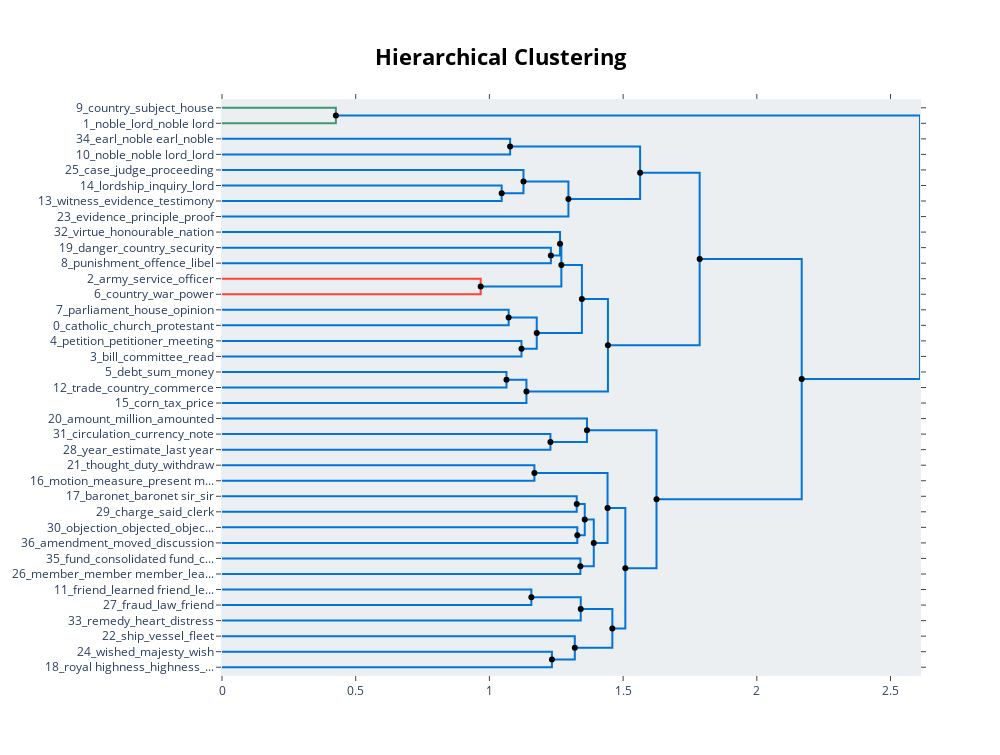

The cell this chart's notebook holds for it:
### Code cell
model.visualize_hierarchy(hierarchical_topics=hierarchical_topics)

### Figure 1 — Plotly figure (JSON) as saved in the notebook; plotly's stock layout.template omitted (floating-point values rounded to 4 significant figures)
{"data": [{"hoverinfo": "text", "marker": {"color": "rgb(61,153,112)"}, "mode": "lines", "text": ["debt_sum_money_year_tax", "", "", "trade_country_commerce_colony_state"], "x": [0.0, 0.4258, 0.4258, 0.0], "xaxis": "x", "y": [-5.0, -5.0, -15.0, -15.0], "yaxis": "y", "type": "scatter"}, {"hoverinfo": "text", "marker": {"color": "rgb(0,116,217)"}, "mode": "lines", "text": ["corn_tax_price_irish_grain", "", "", "debt_trade_country_sum_year"], "x": [0.0, 1.077, 1.077, 0.0], "xaxis": "x", "y": [-25.0, -25.0, -35.0, -35.0], "yaxis": "y", "type": "scatter"}, {"hoverinfo": "text", "marker": {"color": "rgb(0,116,217)"}, "mode": "lines", "text": ["tax_country_trade_year_debt", "", "", "circulation_currency_note_paper_gold"], "x": [0.0, 1.046, 1.046, 0.0], "xaxis": "x", "y": [-55.0, -55.0, -65.0, -65.0], "yaxis": "y", "type": "scatter"}, {"hoverinfo": "text", "marker": {"color": "rgb(0,116,217)"}, "mode": "lines", "text": ["country_tax_trade_year_price", "", "", "year_estimate_last year_loan_last"], "x": [0.0, 1.127, 1.127, 1.046], "xaxis": "x", "y": [-45.0, -45.0, -60.0, -60.0], "yaxis": "y", "type": "scatter"}, {"hoverinfo": "text", "marker": {"color": "rgb(0,116,217)"}, "mode": "lines", "text": ["amount_million_amounted_beer_including", "", "", "year_country_tax_trade_price"], "x": [1.127, 1.295, 1.295, 0.0], "xaxis": "x", "y": [-52.5, -52.5, -75.0, -75.0], "yaxis": "y", "type": "scatter"}, {"hoverinfo": "text", "marker": {"color": "rgb(0,116,217)"}, "mode": "lines", "text": ["country_war_power_government_nation", "", "", "army_service_officer_military_men"], "x": [1.077, 1.564, 1.564, 1.295], "xaxis": "x", "y": [-30.0, -30.0, -63.75, -63.75], "yaxis": "y", "type": "scatter"}, {"hoverinfo": "text", "marker": {"color": "rgb(0,116,217)"}, "mode": "lines", "text": ["noble_lord_noble lord_subject_house", "", "", "country_subject_house_lord_said"], "x": [0.0, 1.23, 1.23, 0.0], "xaxis": "x", "y": [-95.0, -95.0, -105.0, -105.0], "yaxis": "y", "type": "scatter"}, {"hoverinfo": "text", "marker": {"color": "rgb(0,116,217)"}, "mode": "lines", "text": ["lord_noble_country_subject_house", "", "", "catholic_church_protestant_religion_clergy"], "x": [0.0, 1.264, 1.264, 1.23], "xaxis": "x", "y": [-85.0, -85.0, -100.0, -100.0], "yaxis": "y", "type": "scatter"}, {"hoverinfo": "text", "marker": {"color": "rgb(255,65,54)"}, "mode": "lines", "text": ["army_country_war_service_officer", "", "", "lord_country_subject_noble_house"], "x": [0.0, 0.9673, 0.9673, 0.0], "xaxis": "x", "y": [-115.0, -115.0, -125.0, -125.0], "yaxis": "y", "type": "scatter"}, {"hoverinfo": "text", "marker": {"color": "rgb(0,116,217)"}, "mode": "lines", "text": ["country_lord_subject_noble_said", "", "", "parliament_house_opinion_government_principle"], "x": [1.264, 1.269, 1.269, 0.9673], "xaxis": "x", "y": [-92.5, -92.5, -120.0, -120.0], "yaxis": "y", "type": "scatter"}, {"hoverinfo": "text", "marker": {"color": "rgb(0,116,217)"}, "mode": "lines", "text": ["punishment_offence_libel_law_crime", "", "", "country_lord_subject_noble_house"], "x": [0.0, 1.072, 1.072, 0.0], "xaxis": "x", "y": [-135.0, -135.0, -145.0, -145.0], "yaxis": "y", "type": "scatter"}, {"hoverinfo": "text", "marker": {"color": "rgb(0,116,217)"}, "mode": "lines", "text": ["bill_committee_read_second_time", "", "", "petition_petitioner_meeting_presented_presented petition"], "x": [0.0, 1.12, 1.12, 0.0], "xaxis": "x", "y": [-155.0, -155.0, -165.0, -165.0], "yaxis": "y", "type": "scatter"}, {"hoverinfo": "text", "marker": {"color": "rgb(0,116,217)"}, "mode": "lines", "text": ["country_lord_subject_noble_said", "", "", "bill_petition_committee_meeting_petitioner"], "x": [1.072, 1.177, 1.177, 1.12], "xaxis": "x", "y": [-140.0, -140.0, -160.0, -160.0], "yaxis": "y", "type": "scatter"}, {"hoverinfo": "text", "marker": {"color": "rgb(0,116,217)"}, "mode": "lines", "text": ["danger_country_security_dangerous_safety", "", "", "country_bill_subject_lord_said"], "x": [1.269, 1.346, 1.346, 1.177], "xaxis": "x", "y": [-106.2, -106.2, -150.0, -150.0], "yaxis": "y", "type": "scatter"}, {"hoverinfo": "text", "marker": {"color": "rgb(0,116,217)"}, "mode": "lines", "text": ["witness_evidence_testimony_lordship_bar", "", "", "lordship_inquiry_lord_question_noble"], "x": [0.0, 1.064, 1.064, 0.0], "xaxis": "x", "y": [-175.0, -175.0, -185.0, -185.0], "yaxis": "y", "type": "scatter"}, {"hoverinfo": "text", "marker": {"color": "rgb(0,116,217)"}, "mode": "lines", "text": ["witness_lordship_evidence_testimony_counsel", "", "", "case_judge_proceeding_lordship_justice"], "x": [1.064, 1.138, 1.138, 0.0], "xaxis": "x", "y": [-180.0, -180.0, -195.0, -195.0], "yaxis": "y", "type": "scatter"}, {"hoverinfo": "text", "marker": {"color": "rgb(0,116,217)"}, "mode": "lines", "text": ["evidence_principle_proof_however_answer", "", "", "witness_lordship_evidence_case_testimony"], "x": [1.346, 1.443, 1.443, 1.138], "xaxis": "x", "y": [-128.1, -128.1, -187.5, -187.5], "yaxis": "y", "type": "scatter"}, {"hoverinfo": "text", "marker": {"color": "rgb(0,116,217)"}, "mode": "lines", "text": ["noble_noble lord_lord_duke_earl", "", "", "earl_noble earl_noble_earl opposite_marquis"], "x": [1.564, 1.786, 1.786, 1.443], "xaxis": "x", "y": [-46.88, -46.88, -157.8, -157.8], "yaxis": "y", "type": "scatter"}, {"hoverinfo": "text", "marker": {"color": "rgb(0,116,217)"}, "mode": "lines", "text": ["witness_lordship_evidence_case_testimony", "", "", "noble_noble lord_earl_lord_noble earl"], "x": [0.0, 1.228, 1.228, 0.0], "xaxis": "x", "y": [-215.0, -215.0, -225.0, -225.0], "yaxis": "y", "type": "scatter"}, {"hoverinfo": "text", "marker": {"color": "rgb(0,116,217)"}, "mode": "lines", "text": ["country_bill_subject_lord_said", "", "", "noble_witness_lordship_evidence_lord"], "x": [0.0, 1.365, 1.365, 1.228], "xaxis": "x", "y": [-205.0, -205.0, -220.0, -220.0], "yaxis": "y", "type": "scatter"}, {"hoverinfo": "text", "marker": {"color": "rgb(0,116,217)"}, "mode": "lines", "text": ["baronet_baronet sir_sir_baronet baronet_gallon", "", "", "charge_said_clerk_forward_proof"], "x": [0.0, 1.168, 1.168, 0.0], "xaxis": "x", "y": [-235.0, -235.0, -245.0, -245.0], "yaxis": "y", "type": "scatter"}, {"hoverinfo": "text", "marker": {"color": "rgb(0,116,217)"}, "mode": "lines", "text": ["objection_objected_objection objection_reference_objection principle", "", "", "amendment_moved_discussion_support amendment_st"], "x": [0.0, 1.327, 1.327, 0.0], "xaxis": "x", "y": [-255.0, -255.0, -265.0, -265.0], "yaxis": "y", "type": "scatter"}, {"hoverinfo": "text", "marker": {"color": "rgb(0,116,217)"}, "mode": "lines", "text": ["baronet_charge_said_baronet sir_sir", "", "", "amendment_objection_moved_discussion_question"], "x": [0.0, 1.329, 1.329, 0.0], "xaxis": "x", "y": [-275.0, -275.0, -285.0, -285.0], "yaxis": "y", "type": "scatter"}, {"hoverinfo": "text", "marker": {"color": "rgb(0,116,217)"}, "mode": "lines", "text": ["motion_measure_present motion_present_oppose", "", "", "thought_duty_withdraw_motion_withdraw motion"], "x": [1.327, 1.356, 1.356, 1.329], "xaxis": "x", "y": [-260.0, -260.0, -280.0, -280.0], "yaxis": "y", "type": "scatter"}, {"hoverinfo": "text", "marker": {"color": "rgb(0,116,217)"}, "mode": "lines", "text": ["baronet_amendment_objection_charge_said", "", "", "motion_thought_measure_present motion_duty"], "x": [0.0, 1.34, 1.34, 0.0], "xaxis": "x", "y": [-295.0, -295.0, -305.0, -305.0], "yaxis": "y", "type": "scatter"}, {"hoverinfo": "text", "marker": {"color": "rgb(0,116,217)"}, "mode": "lines", "text": ["fund_consolidated fund_consolidated_time_went", "", "", "member_member member_learned_dissent_member side"], "x": [1.356, 1.39, 1.39, 1.34], "xaxis": "x", "y": [-270.0, -270.0, -300.0, -300.0], "yaxis": "y", "type": "scatter"}, {"hoverinfo": "text", "marker": {"color": "rgb(0,116,217)"}, "mode": "lines", "text": ["friend_learned friend_learned_night_noble", "", "", "fraud_law_friend_learned_case"], "x": [1.168, 1.442, 1.442, 1.39], "xaxis": "x", "y": [-240.0, -240.0, -285.0, -285.0], "yaxis": "y", "type": "scatter"}, {"hoverinfo": "text", "marker": {"color": "rgb(0,116,217)"}, "mode": "lines", "text": ["remedy_heart_distress_suffering_saw", "", "", "virtue_honourable_nation_country_man"], "x": [0.0, 1.157, 1.157, 0.0], "xaxis": "x", "y": [-315.0, -315.0, -325.0, -325.0], "yaxis": "y", "type": "scatter"}, {"hoverinfo": "text", "marker": {"color": "rgb(0,116,217)"}, "mode": "lines", "text": ["friend_learned friend_learned_knowledge_night", "", "", "remedy_heart_country_virtue_people"], "x": [1.157, 1.341, 1.341, 0.0], "xaxis": "x", "y": [-320.0, -320.0, -335.0, -335.0], "yaxis": "y", "type": "scatter"}, {"hoverinfo": "text", "marker": {"color": "rgb(0,116,217)"}, "mode": "lines", "text": ["member_fund_member member_time_consolidated fund", "", "", "friend_learned friend_learned_much_time"], "x": [0.0, 1.234, 1.234, 0.0], "xaxis": "x", "y": [-355.0, -355.0, -365.0, -365.0], "yaxis": "y", "type": "scatter"}, {"hoverinfo": "text", "marker": {"color": "rgb(0,116,217)"}, "mode": "lines", "text": ["wished_majesty_wish_house_table", "", "", "royal highness_highness_room_royal_slept"], "x": [0.0, 1.319, 1.319, 1.234], "xaxis": "x", "y": [-345.0, -345.0, -360.0, -360.0], "yaxis": "y", "type": "scatter"}, {"hoverinfo": "text", "marker": {"color": "rgb(0,116,217)"}, "mode": "lines", "text": ["ship_vessel_fleet_seaman_coast", "", "", "royal highness_highness_royal_room_majesty"], "x": [1.341, 1.46, 1.46, 1.319], "xaxis": "x", "y": [-327.5, -327.5, -352.5, -352.5], "yaxis": "y", "type": "scatter"}, {"hoverinfo": "text", "marker": {"color": "rgb(0,116,217)"}, "mode": "lines", "text": ["friend_learned_learned friend_member_fund", "", "", "royal highness_highness_royal_room_ship"], "x": [1.442, 1.508, 1.508, 1.46], "xaxis": "x", "y": [-262.5, -262.5, -340.0, -340.0], "yaxis": "y", "type": "scatter"}, {"hoverinfo": "text", "marker": {"color": "rgb(0,116,217)"}, "mode": "lines", "text": ["baronet_motion_objection_amendment_thought", "", "", "friend_highness_royal highness_royal_room"], "x": [1.365, 1.625, 1.625, 1.508], "xaxis": "x", "y": [-212.5, -212.5, -301.2, -301.2], "yaxis": "y", "type": "scatter"}, {"hoverinfo": "text", "marker": {"color": "rgb(0,116,217)"}, "mode": "lines", "text": ["noble_bill_country_lord_said", "", "", "baronet_friend_motion_highness_royal highness"], "x": [1.786, 2.168, 2.168, 1.625], "xaxis": "x", "y": [-102.3, -102.3, -256.9, -256.9], "yaxis": "y", "type": "scatter"}, {"hoverinfo": "text", "marker": {"color": "rgb(0,116,217)"}, "mode": "lines", "text": ["year_country_tax_trade_price", "", "", "noble_country_lord_bill_said"], "x": [0.4258, 2.61, 2.61, 2.168], "xaxis": "x", "y": [-10.0, -10.0, -179.6, -179.6], "yaxis": "y", "type": "scatter"}, {"hoverinfo": "text", "hovertext": ["amount_million_amounted_beer_including", "country_war_power_government_nation", "country_lord_subject_noble_said", "country_lord_subject_noble_said", "danger_country_security_dangerous_safety", "witness_lordship_evidence_testimony_counsel", "evidence_principle_proof_however_answer", "noble_noble lord_lord_duke_earl", "motion_measure_present motion_present_oppose", "fund_consolidated fund_consolidated_time_went", "friend_learned friend_learned_night_noble", "friend_learned friend_learned_knowledge_night", "ship_vessel_fleet_seaman_coast", "friend_learned_learned friend_member_fund", "baronet_motion_objection_amendment_thought", "noble_bill_country_lord_said", "year_country_tax_trade_price"], "marker": {"color": "black"}, "mode": "markers", "showlegend": false, "x": [1.127, 1.077, 1.264, 1.072, 1.269, 1.064, 1.346, 1.564, 1.327, 1.356, 1.168, 1.157, 1.341, 1.442, 1.365, 1.786, 0.4258], "y": [-52.5, -30.0, -92.5, -140.0, -106.2, -180.0, -128.1, -46.88, -260.0, -270.0, -240.0, -320.0, -327.5, -262.5, -212.5, -102.3, -10.0], "type": "scatter"}, {"hoverinfo": "text", "hovertext": ["year_estimate_last year_loan_last", "army_service_officer_military_men", "catholic_church_protestant_religion_clergy", "parliament_house_opinion_government_principle", "bill_petition_committee_meeting_petitioner", "country_bill_subject_lord_said", "witness_lordship_evidence_case_testimony", "earl_noble earl_noble_earl opposite_marquis", "noble_witness_lordship_evidence_lord", "thought_duty_withdraw_motion_withdraw motion", "member_member member_learned_dissent_member side", "fraud_law_friend_learned_case", "royal highness_highness_room_royal_slept", "royal highness_highness_royal_room_majesty", "royal highness_highness_royal_room_ship", "friend_highness_royal highness_royal_room", "baronet_friend_motion_highness_royal highness", "noble_country_lord_bill_said"], "marker": {"color": "black"}, "mode": "markers", "showlegend": false, "x": [1.046, 1.295, 1.23, 0.9673, 1.12, 1.177, 1.138, 1.443, 1.228, 1.329, 1.34, 1.39, 1.234, 1.319, 1.46, 1.508, 1.625, 2.168], "y": [-60.0, -63.75, -100.0, -120.0, -160.0, -150.0, -187.5, -157.8, -220.0, -280.0, -300.0, -285.0, -360.0, -352.5, -340.0, -301.2, -256.9, -179.6], "type": "scatter"}], "layout": {"autosize": false, "height": 755, "hovermode": "closest", "showlegend": false, "width": 1000, "xaxis": {"mirror": "allticks", "rangemode": "tozero", "showgrid": false, "showline": true, "showticklabels": true, "ticks": "outside", "type": "linear", "zeroline": false}, "yaxis": {"mirror": "allticks", "rangemode": "tozero", "showgrid": false, "showline": true, "showticklabels": true, "tickmode": "array", "ticks": "outside", "ticktext": ["9_country_subject_house", "1_noble_lord_noble lord", "34_earl_noble earl_noble", "10_noble_noble lord_lord", "25_case_judge_proceeding", "14_lordship_inquiry_lord", "13_witness_evidence_testimony", "23_evidence_principle_proof", "32_virtue_honourable_nation", "19_danger_country_security", "8_punishment_offence_libel", "2_army_service_officer", "6_country_war_power", "7_parliament_house_opinion", "0_catholic_church_protestant", "4_petition_petitioner_meeting", "3_bill_committee_read", "5_debt_sum_money", "12_trade_country_commerce", "15_corn_tax_price", "20_amount_million_amounted", "31_circulation_currency_note", "28_year_estimate_last year", "21_thought_duty_withdraw", "16_motion_measure_present m...", "17_baronet_baronet sir_sir", "29_charge_said_clerk", "30_objection_objected_objec...", "36_amendment_moved_discussion", "35_fund_consolidated fund_c...", "26_member_member member_lea...", "11_friend_learned friend_le...", "27_fraud_law_friend", "33_remedy_heart_distress", "22_ship_vessel_fleet", "24_wished_majesty_wish", "18_royal highness_highness_..."], "tickvals": [-5.0, -15.0, -25.0, -35.0, -45.0, -55.0, -65.0, -75.0, -85.0, -95.0, -105.0, -115.0, -125.0, -135.0, -145.0, -155.0, -165.0, -175.0, -185.0, -195.0, -205.0, -215.0, -225.0, -235.0, -245.0, -255.0, -265.0, -275.0, -285.0, -295.0, -305.0, -315.0, -325.0, -335.0, -345.0, -355.0, -365.0], "type": "linear", "zeroline": false, "range": [-370.0, 0.0]}, "title": {"font": {"size": 22, "color": "Black"}, "text": "<b>Hierarchical Clustering</b>", "x": 0.5, "xanchor": "center", "yanchor": "top"}, "hoverlabel": {"font": {"size": 16, "family": "Rockwell"}, "bgcolor": "white"}, "plot_bgcolor": "#ECEFF1"}}
